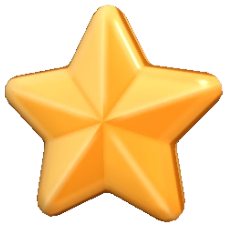
#> input picture artifacts/store-listing/v2/layers/star_d.png, 227 x 227 px; its folder holds only this picture in this run
$ python -i compose_v2.py   (imports and definitions only)
#> lines starting #> are read from the running program, lines starting #| are printed output that depends on the picture
#> further down, picture is the input picture: PIL image 227x227 RGBA; mean R, G, B, A 143.3, 103.1, 48.6, 131
"""Compositions for the v2 store page. Called by build_v2.py (which builds the layers)."""
import math
import os

import numpy as np
from PIL import Image, ImageChops, ImageDraw, ImageEnhance, ImageFilter, ImageFont

import build_v2 as B

# [1 line that did not run here, left out]
# [1 line that did not run here, left out]
# [1 line that did not run here, left out]
# [1 line that did not run here, left out]
# [1 line that did not run here, left out]
# [1 line that did not run here, left out]

PLATE = None


# [43 lines left out: functions plate, gradient, backdrop, sticker, not called in this run]


def put(canvas, img, centre, sh=(18, (10, 18), 0.45)):
    place(canvas, img, centre, with_shadow=sh)


def caption(text, size, tilt=3, max_w=None, underline=True):
    return ad.wordmark(text, size, tilt=tilt, underline=underline, max_w=max_w)


# [10 lines left out: function caption_lines, not called in this run]


def put_caption(canvas, lines, size, left=40, top=10, tilt=3):
    cap = caption_lines(lines, size, tilt)
    paste_clip(canvas, cap, left - 40, top)


def brand(canvas, pos, size=40):
    tag = ad.tagline("POCKET PALS", size)
    place(canvas, tag, pos)


def glow(canvas, centre, radius, color=(255, 236, 170), peak=220, power=1.8):
    screen(canvas, radial(canvas.size, centre, radius, color, peak=peak, power=power), 0, 0)


# [27 lines left out: functions flying_stars, sparkles, grade, not called in this run]


def lift(img, color=1.3, bright=1.0):
#> called with color = 1.3, bright = 1
    a = img.getchannel("A")
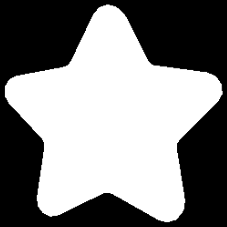
#> a: PIL image 227x227 L; min 0, max 255, mean 131
    rgb = ImageEnhance.Color(img.convert("RGB")).enhance(color)
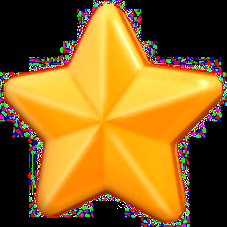
#> rgb: PIL image 227x227 RGB; mean R, G, B 145.8, 101.6, 31.8
    if bright != 1.0:
        rgb = ImageEnhance.Brightness(rgb).enhance(bright)
    out = rgb.convert("RGBA")
    out.putalpha(a)
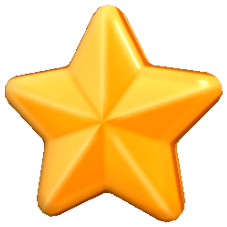
#> out: PIL image 227x227 RGBA; mean R, G, B, A 145.8, 101.6, 31.8, 131; transparent parts drawn white
    return out


# [168 lines left out: functions deck_on, thumb_lead, thumb_hatch, thumb_dress, thumb_merge, thumb_friends and 1 more, not called in this run]


# ---------------------------------------------------------------- icons

S = 1024


def icon_title(c, text="POCKET PALS", size=150, centre=(512, 150), max_w=930, tilt=4):
    place(c, caption(text, size, tilt=tilt, max_w=max_w), centre)


# [139 lines left out: functions icon_a, split_egg, icon_b, icon_c, contact_sheet, main, not called in this run]

>>> from PIL import Image
>>> picture = Image.open('layers/star_d.png')
>>> result = lift(picture)
